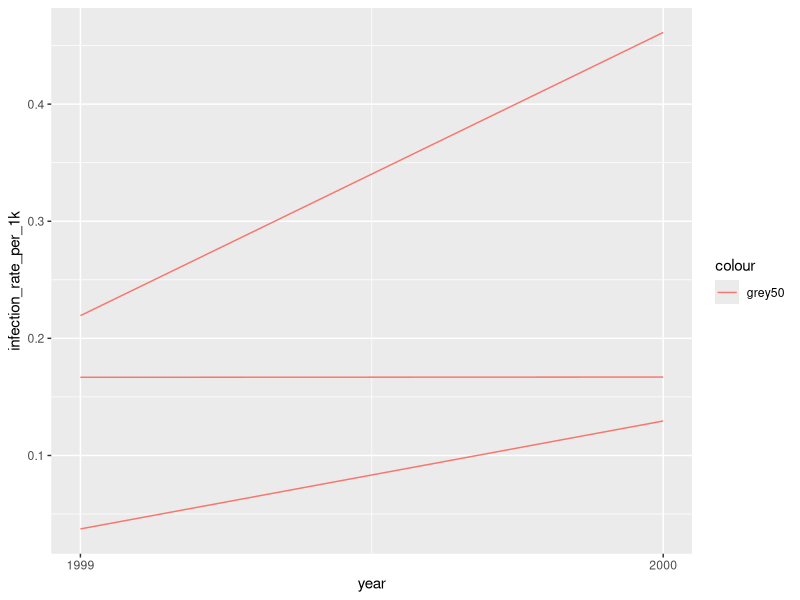
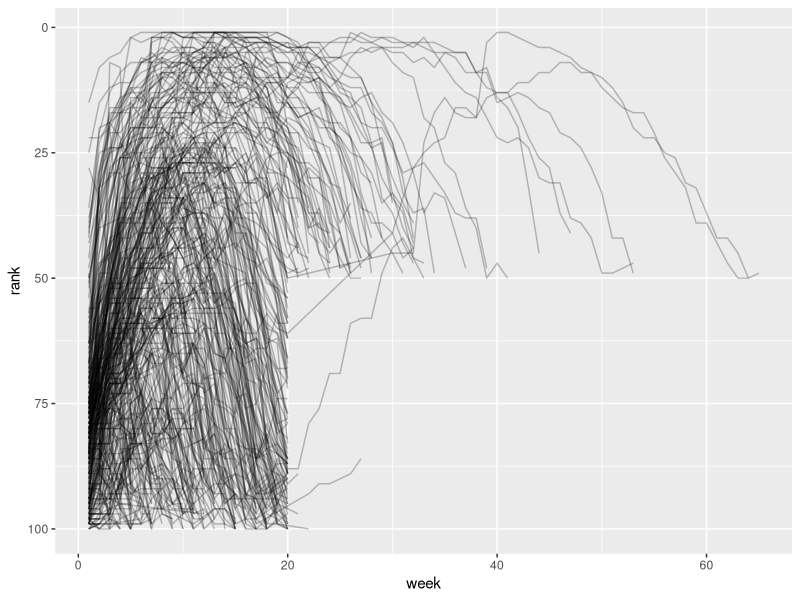

R code for these plots, in order:
# this file contains worked examples and solutions to the problems from Chapter 5 of
# Wickham, H. et al 2023. "R for Data Science", O'Reilly.
# the text is available at
# https://r4ds.hadley.nz/data-tidy

library(tidyverse)

# tidy datasets satisfy the structure of relations in relational algebra, viz.
# (i)   each variable is a column, each column is a variable
# (ii)  each row is an observation (a record, a tuple) and vice versa
# (iii) each cell is a single value and vice versa
#
# this is so, because the purpose of analysis is, basically, to establish functional relationships between the observed values

table <- tibble(
  country = c("Afghanistan", "Afghanistan", "Brazil", "Brazil", "China", "China"),
  year = c(1999, 2000, 1999, 2000, 1999, 2000),
  cases = c(745, 2666, 37737, 80488, 212258, 213766),
  population = c(19987071, 20595360, 172006362, 174504898, 1272915272, 1280428583)
)

table <- table |> 
  mutate(infection_rate_per_1k = cases / population * 1000) |> 
  arrange(country, year)

ggplot(table, aes(x = year, y = infection_rate_per_1k)) +
  geom_line(aes(group = country, colour = "grey50")) +
  scale_x_continuous(breaks = c(1999, 2000))

# exercises 5.2.1
# TODO


# pivoting data -----------------------------------------------------------
# pivot_linger() is used to reshape wide data into tall

billboard <- tidyr::billboard |> 
  pivot_longer(
    cols = starts_with("wk"),
    names_to = "week",
    values_to = "rank",
    values_drop_na = TRUE
  ) |> 
  mutate(week = parse_number(week))

billboard |> 
  ggplot(aes(x = week, y = rank, group = track)) +
  geom_line(alpha = 0.25) +
  scale_y_reverse()

# "tribble" stands for "transposed tibble"
# it facilitates manual data input, by making it row-wise
df <- tribble(
  ~id, ~bp1, ~bp2,
  "A",  100,  120,
  "B",  140,  115,
  "C",  130,  135
)

df |> 
  pivot_longer(
    cols = bp1:bp2,
    names_to = "measurement",
    values_to = "value"
  )

# pivot_longer() can split a single column into several ones with names_sep or names_pattern argument and a vector value of names_to argument
who2 |> 
  pivot_longer(
    cols = !(country:year),
    names_to = c("diagnosis", "gender", "age"),
    names_sep = "_",
    values_to = "count"
  ) |> 
  filter(is.na(count) == FALSE)

# what is more, pivot_longer() can split a column header into values with ".value" key passed to names_to argument
household |> 
  pivot_longer(
    cols = !family,
    names_to = c(".value", "child"),
    names_sep = "_",
    values_drop_na = TRUE
  )

# pivot_wider() is used to reshape tall data into wide

cms_patient_experience |> 
  pivot_wider(
    id_cols = starts_with ("org"),
    names_from = measure_cd,
    values_from = prf_rate
  )

df <- tribble(
  ~id, ~measurement, ~value,
  "A",        "bp1",    100,
  "B",        "bp1",    140,
  "B",        "bp2",    115, 
  "A",        "bp2",    120,
  "A",        "bp3",    105
)

df |> 
  pivot_wider(
    names_from = measurement,
    values_from = value
  )

# Cf.vignette("pivot", package = "tidyr")